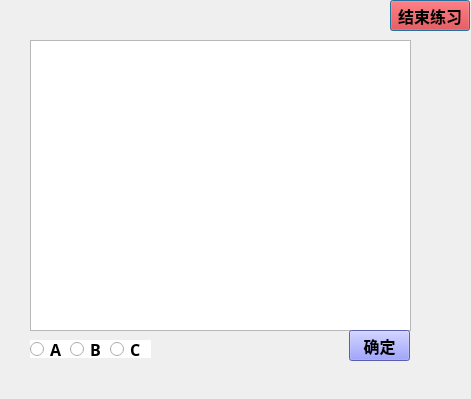
<?xml version="1.0" encoding="UTF-8"?>
<ui version="4.0">
 <class>Exercise</class>
 <widget class="QDialog" name="Exercise">
  <property name="geometry">
   <rect>
    <x>0</x>
    <y>0</y>
    <width>471</width>
    <height>399</height>
   </rect>
  </property>
  <property name="windowTitle">
   <string>Dialog</string>
  </property>
  <widget class="QPushButton" name="return_2">
   <property name="geometry">
    <rect>
     <x>390</x>
     <y>0</y>
     <width>80</width>
     <height>31</height>
    </rect>
   </property>
   <property name="font">
    <font>
     <family>Arial</family>
     <pointsize>12</pointsize>
     <weight>75</weight>
     <bold>true</bold>
    </font>
   </property>
   <property name="styleSheet">
    <string notr="true">background-color: rgb(255, 0, 0);</string>
   </property>
   <property name="text">
    <string>结束练习</string>
   </property>
  </widget>
  <widget class="QTextBrowser" name="textBrowser">
   <property name="geometry">
    <rect>
     <x>30</x>
     <y>40</y>
     <width>381</width>
     <height>291</height>
    </rect>
   </property>
  </widget>
  <widget class="QRadioButton" name="A">
   <property name="geometry">
    <rect>
     <x>30</x>
     <y>340</y>
     <width>41</width>
     <height>18</height>
    </rect>
   </property>
   <property name="font">
    <font>
     <family>Arial Black</family>
     <pointsize>12</pointsize>
     <weight>75</weight>
     <bold>true</bold>
    </font>
   </property>
   <property name="styleSheet">
    <string notr="true">background-color: rgb(255, 255, 255);</string>
   </property>
   <property name="text">
    <string>A</string>
   </property>
  </widget>
  <widget class="QLabel" name="label">
   <property name="geometry">
    <rect>
     <x>-20</x>
     <y>0</y>
     <width>491</width>
     <height>711</height>
    </rect>
   </property>
   <property name="text">
    <string/>
   </property>
   <property name="pixmap">
    <pixmap resource="Resource.qrc">:/p_18695608.png</pixmap>
   </property>
  </widget>
  <widget class="QRadioButton" name="B">
   <property name="geometry">
    <rect>
     <x>70</x>
     <y>340</y>
     <width>41</width>
     <height>18</height>
    </rect>
   </property>
   <property name="font">
    <font>
     <family>Arial Black</family>
     <pointsize>12</pointsize>
     <weight>75</weight>
     <bold>true</bold>
    </font>
   </property>
   <property name="styleSheet">
    <string notr="true">background-color: rgb(255, 255, 255);</string>
   </property>
   <property name="text">
    <string>B</string>
   </property>
  </widget>
  <widget class="QRadioButton" name="C">
   <property name="geometry">
    <rect>
     <x>110</x>
     <y>340</y>
     <width>41</width>
     <height>18</height>
    </rect>
   </property>
   <property name="font">
    <font>
     <family>Arial Black</family>
     <pointsize>12</pointsize>
     <weight>75</weight>
     <bold>true</bold>
    </font>
   </property>
   <property name="styleSheet">
    <string notr="true">background-color: rgb(255, 255, 255);</string>
   </property>
   <property name="text">
    <string>C</string>
   </property>
  </widget>
  <widget class="QPushButton" name="certain">
   <property name="geometry">
    <rect>
     <x>349</x>
     <y>330</y>
     <width>61</width>
     <height>31</height>
    </rect>
   </property>
   <property name="font">
    <font>
     <family>Arial</family>
     <pointsize>12</pointsize>
     <weight>75</weight>
     <bold>true</bold>
    </font>
   </property>
   <property name="styleSheet">
    <string notr="true">background-color: rgb(125, 131, 247);</string>
   </property>
   <property name="text">
    <string>确定</string>
   </property>
  </widget>
  <zorder>label</zorder>
  <zorder>return_2</zorder>
  <zorder>textBrowser</zorder>
  <zorder>A</zorder>
  <zorder>B</zorder>
  <zorder>C</zorder>
  <zorder>certain</zorder>
 </widget>
 <resources>
  <include location="Resource.qrc"/>
 </resources>
 <connections/>
</ui>
